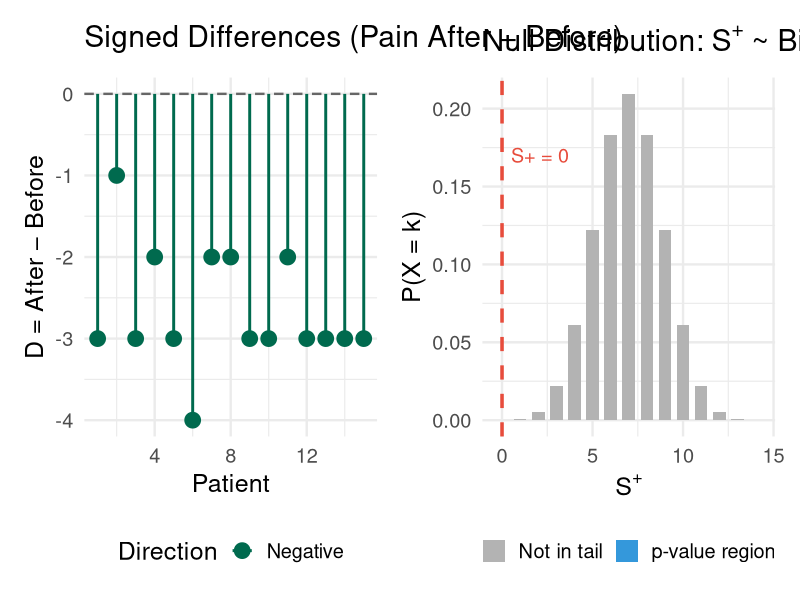
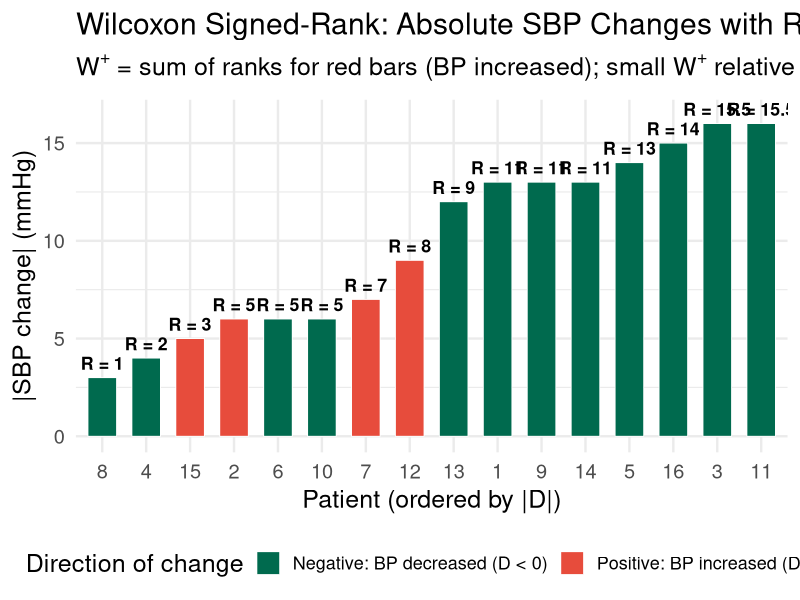
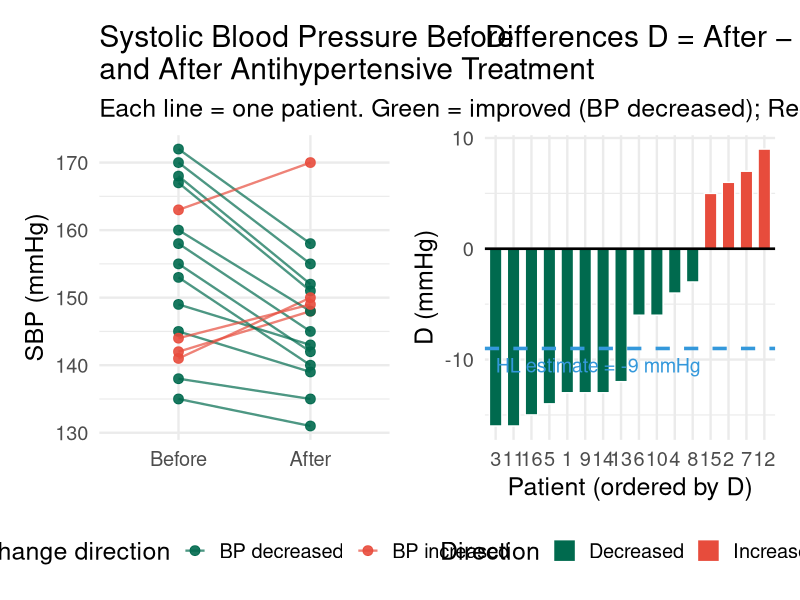
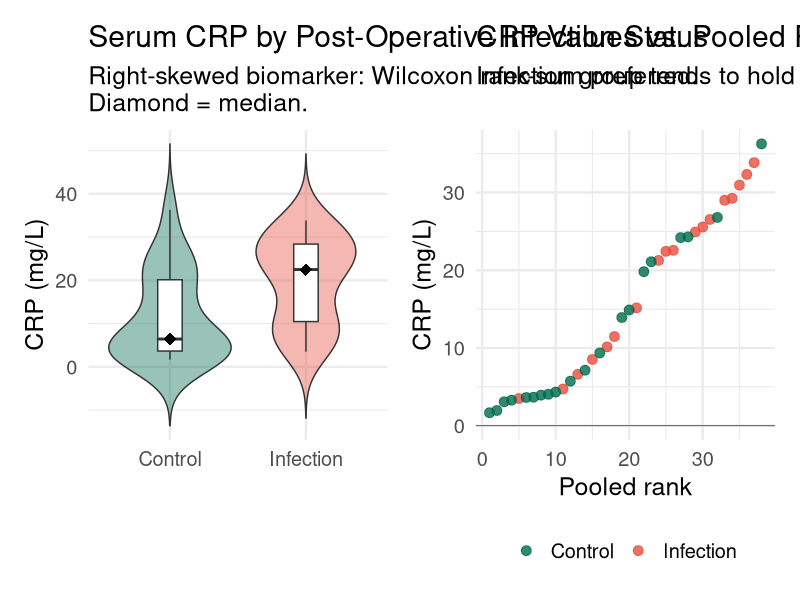
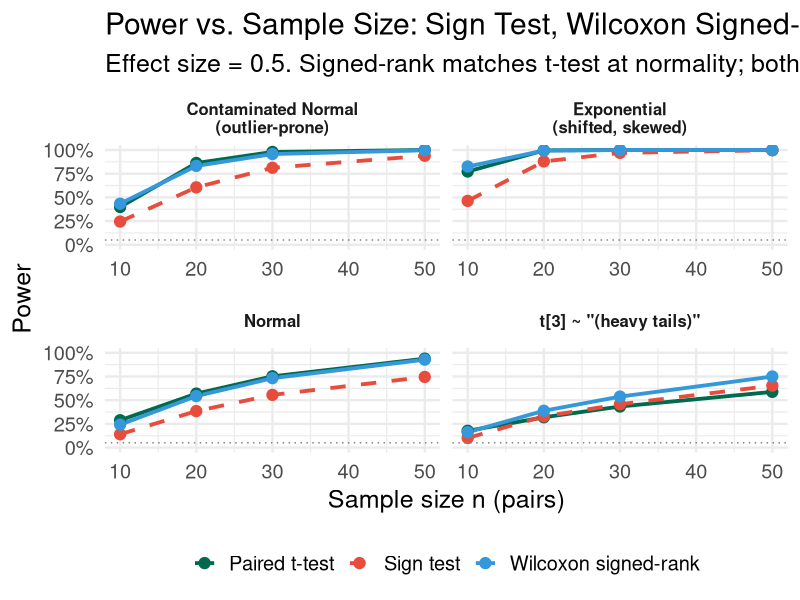

These charts were generated, in order, by the following R code:
## ---- chunk 1
#| label: setup
#| include: false
library(tidyverse)
library(broom)
library(patchwork)
library(DiagrammeR)
set.seed(551)
theme_set(theme_minimal(base_size = 18))
## ---- chunk 2
#| echo: true
#| code-fold: false

pain_before <- c(8, 7, 9, 6, 8, 7, 9, 5, 8, 7, 6, 9, 8, 7, 6)
pain_after  <- c(5, 6, 6, 4, 5, 3, 7, 3, 5, 4, 4, 6, 5, 4, 3)
d_pain      <- pain_after - pain_before

cat("D = after - before:\n", d_pain, "\n\n")

n_star  <- sum(d_pain != 0)
s_plus  <- sum(d_pain > 0)

cat(sprintf("Non-zero differences: n* = %d\n", n_star))
cat(sprintf("Positive differences: S+ = %d\n", s_plus))
cat(sprintf("Negative differences: %d\n\n", sum(d_pain < 0)))

# One-sided p-value: H_a is median < 0 → few positives supports H_a
p_sign_one <- pbinom(s_plus, size = n_star, prob = 0.5)
p_sign_two <- 2 * min(pbinom(s_plus, n_star, 0.5),
                      pbinom(s_plus - 1, n_star, 0.5, lower.tail = FALSE))

cat(sprintf("One-sided p-value = %.5f\n", p_sign_one))
cat(sprintf("Two-sided p-value = %.5f\n", p_sign_two))
## ---- chunk 3
#| echo: true
#| code-fold: true
#| fig-height: 5.5
#| fig-width: 14

# Panel 1: Dot chart of differences
p1 <- tibble(Patient = 1:15, D = d_pain,
             Direction = ifelse(d_pain > 0, "Positive", ifelse(d_pain < 0, "Negative", "Zero"))) |>
  ggplot(aes(x = Patient, y = D, color = Direction)) +
  geom_hline(yintercept = 0, linetype = "dashed", linewidth = 0.8, color = "grey40") +
  geom_point(size = 5) +
  geom_segment(aes(xend = Patient, yend = 0), linewidth = 1) +
  scale_color_manual(values = c("Positive" = "#e74c3c",
                                 "Negative" = "#006a4e",
                                 "Zero"     = "grey60")) +
  labs(title = "Signed Differences (Pain After \u2212 Before)",
       x = "Patient", y = "D = After \u2212 Before", color = "Direction") +
  theme(legend.position = "bottom")

# Panel 2: Binomial null distribution
binom_df <- tibble(
  k    = 0:14,
  prob = dbinom(0:14, size = 14, prob = 0.5),
  tail = k <= s_plus
)
p2 <- binom_df |>
  ggplot(aes(x = k, y = prob, fill = tail)) +
  geom_col(width = 0.7) +
  geom_vline(xintercept = s_plus, color = "#e74c3c", linetype = "dashed", linewidth = 1.2) +
  scale_fill_manual(values = c("TRUE" = "#3498db", "FALSE" = "grey70"),
                    labels = c("TRUE" = "p-value region", "FALSE" = "Not in tail")) +
  annotate("text", x = s_plus + 0.5, y = 0.17,
           label = paste0("S+ = ", s_plus), color = "#e74c3c", size = 5, hjust = 0) +
  labs(title = expression("Null Distribution: " * S^"+" * " ~ Bin(14, 0.5)"),
       x = expression(S^"+"), y = "P(X = k)", fill = NULL) +
  theme(legend.position = "bottom")

p1 + p2
## ---- chunk 4
#| echo: true
#| code-fold: false

sbp_before <- c(158, 142, 168, 135, 172, 145, 163, 138, 155, 149, 167, 141, 160, 153, 144, 170)
sbp_after  <- c(145, 148, 152, 131, 158, 139, 170, 135, 142, 143, 151, 150, 148, 140, 149, 155)
d_sbp      <- sbp_after - sbp_before

cat("D = after - before (mmHg):\n")
cat(d_sbp, "\n\n")
cat(sprintf("n = %d pairs | Positive (BP increased): %d | Negative (BP decreased): %d | Zero: %d\n",
            length(d_sbp), sum(d_sbp > 0), sum(d_sbp < 0), sum(d_sbp == 0)))
cat(sprintf("Mean change: %.1f mmHg | Median change: %.1f mmHg\n",
            mean(d_sbp), median(d_sbp)))
## ---- chunk 5
#| echo: true
#| code-fold: false

# Step 1: Remove zeros (none here)
d_nz   <- d_sbp[d_sbp != 0]
n_star <- length(d_nz)

# Step 2: Rank absolute values (ties averaged automatically)
abs_ranks <- rank(abs(d_nz))

# Step 3: Compute W+
W_plus  <- sum(abs_ranks[d_nz > 0])
W_minus <- sum(abs_ranks[d_nz < 0])

cat(sprintf("n* = %d\n", n_star))
cat(sprintf("W+ = %.1f   (sum of ranks for %d positive differences)\n",
            W_plus, sum(d_nz > 0)))
cat(sprintf("W- = %.1f   (sum of ranks for %d negative differences)\n",
            W_minus, sum(d_nz < 0)))
cat(sprintf("Check: W+ + W- = %.1f  (should equal n*(n*+1)/2 = %.1f)\n\n",
            W_plus + W_minus, n_star*(n_star+1)/2))

# Normal approximation
mu_W  <- n_star * (n_star + 1) / 4
var_W <- n_star * (n_star + 1) * (2*n_star + 1) / 24
sd_W  <- sqrt(var_W)
z_W   <- (W_plus - mu_W) / sd_W  # one-sided: small W+ supports Ha

cat(sprintf("E[W+] = %.2f   Var(W+) = %.2f   SD(W+) = %.2f\n", mu_W, var_W, sd_W))
cat(sprintf("Z = (%.1f - %.2f) / %.2f = %.3f\n", W_plus, mu_W, sd_W, z_W))
cat(sprintf("One-sided p-value (normal approx): %.5f\n", pnorm(z_W)))
## ---- chunk 6
#| echo: true
#| code-fold: false

# R uses exact distribution for small n, Hodges-Lehmann estimate
wsr_result <- wilcox.test(sbp_after, sbp_before,
                           paired      = TRUE,
                           alternative = "less",
                           conf.int    = TRUE)
wsr_result |> tidy() |>
  select(statistic, p.value, conf.low, conf.high, method, alternative) |>
  print()
## ---- chunk 7
#| echo: true
#| code-fold: true
#| fig-height: 6
#| fig-width: 15

sbp_df <- tibble(
  Patient = seq_along(d_sbp),
  Diff    = d_sbp,
  AbsDiff = abs(d_sbp),
  Sign    = ifelse(d_sbp > 0, "Positive: BP increased (D > 0)",
                              "Negative: BP decreased (D < 0)"),
  Rank    = rank(abs(d_sbp))
) |>
  filter(Diff != 0)

p_rank <- sbp_df |>
  ggplot(aes(x = reorder(factor(Patient), AbsDiff),
             y = AbsDiff,
             fill = Sign)) +
  geom_col(width = 0.65, color = "white", linewidth = 0.3) +
  geom_text(aes(label = sprintf("R = %g", Rank), y = AbsDiff + 0.4),
            size = 4.5, vjust = 0, fontface = "bold") +
  scale_fill_manual(values = c(
    "Positive: BP increased (D > 0)" = "#e74c3c",
    "Negative: BP decreased (D < 0)" = "#006a4e"
  )) +
  labs(
    title    = "Wilcoxon Signed-Rank: Absolute SBP Changes with Ranks",
    subtitle = expression(W^"+" * " = sum of ranks for red bars (BP increased); small " *
                          W^"+" * " relative to E[" * W^"+" * "] = 68 supports H"[a]),
    x        = "Patient (ordered by |D|)",
    y        = "|SBP change| (mmHg)",
    fill     = "Direction of change"
  ) +
  theme(legend.position = "bottom",
        legend.text = element_text(size = 13))

p_rank
## ---- chunk 8
#| echo: true
#| code-fold: true
#| fig-height: 6
#| fig-width: 15

sbp_long <- tibble(
  Patient   = rep(1:16, 2),
  SBP       = c(sbp_before, sbp_after),
  Timepoint = rep(c("Before", "After"), each = 16),
  Direction = rep(ifelse(d_sbp < 0, "Decreased", "Increased"), 2)
) |>
  mutate(Timepoint = factor(Timepoint, levels = c("Before", "After")))

p_paired <- sbp_long |>
  ggplot(aes(x = Timepoint, y = SBP)) +
  geom_line(aes(group = Patient, color = Direction),
            linewidth = 0.8, alpha = 0.7) +
  geom_point(aes(color = Direction), size = 3, alpha = 0.9) +
  scale_color_manual(values = c("Decreased" = "#006a4e", "Increased" = "#e74c3c"),
                     labels = c("BP decreased", "BP increased")) +
  labs(title = "Systolic Blood Pressure Before \nand After Antihypertensive Treatment",
       subtitle = "Each line = one patient. Green = improved (BP decreased); Red = worsened (BP increased).",
       x = NULL, y = "SBP (mmHg)", color = "Change direction") +
  theme(legend.position = "bottom")

p_diff <- tibble(D = d_sbp, Patient = 1:16,
                 Direction = ifelse(d_sbp > 0, "Increased", "Decreased")) |>
  ggplot(aes(x = reorder(factor(Patient), D), y = D, fill = Direction)) +
  geom_col(width = 0.7, color = "white") +
  geom_hline(yintercept = 0, linewidth = 0.9) +
  geom_hline(yintercept = median(d_sbp), linetype = "dashed",
             color = "#3498db", linewidth = 1.2) +
  annotate("text", x = 1, y = median(d_sbp) - 1.5, hjust = 0,
           label = paste0("HL estimate = ", median(d_sbp), " mmHg"),
           color = "#3498db", size = 5) +
  scale_fill_manual(values = c("Increased" = "#e74c3c", "Decreased" = "#006a4e")) +
  labs(title = "Differences D = After \u2212 Before (mmHg)",
       x = "Patient (ordered by D)", y = "D (mmHg)", fill = "Direction") +
  theme(legend.position = "bottom")

p_paired + p_diff
## ---- chunk 9
#| echo: true
#| code-fold: false

cat("=== SIGN TEST ===\n")
n_s  <- sum(d_sbp != 0)
sp   <- sum(d_sbp > 0)
p_sign <- pbinom(sp, n_s, 0.5)
cat(sprintf("S+ = %d   n* = %d   one-sided p = %.5f\n\n", sp, n_s, p_sign))

cat("=== WILCOXON SIGNED-RANK ===\n")
wilcox.test(sbp_after, sbp_before, paired = TRUE,
            alternative = "less", conf.int = TRUE) |>
  tidy() |>
  select(statistic, p.value, conf.low, conf.high) |>
  print()
cat("\n")

cat("=== PAIRED t-TEST ===\n")
t.test(sbp_after, sbp_before, paired = TRUE,
       alternative = "less") |>
  tidy() |>
  select(statistic, parameter, p.value, conf.low) |>
  print()
## ---- chunk 10
#| echo: true
#| code-fold: false

set.seed(551)
crp_infect  <- rgamma(18, shape = 2.0, rate = 0.08)  # mean ~25 mg/L
crp_control <- rgamma(20, shape = 1.2, rate = 0.12)  # mean ~10 mg/L

cat(sprintf("Infection:  n = %d   mean = %.1f   median = %.1f   sd = %.1f   range = [%.1f, %.1f]\n",
            length(crp_infect),  mean(crp_infect),
            median(crp_infect),  sd(crp_infect),
            min(crp_infect), max(crp_infect)))
cat(sprintf("Control:    n = %d   mean = %.1f   median = %.1f   sd = %.1f   range = [%.1f, %.1f]\n",
            length(crp_control), mean(crp_control),
            median(crp_control), sd(crp_control),
            min(crp_control), max(crp_control)))
## ---- chunk 11
#| echo: true
#| code-fold: false

N  <- length(crp_infect) + length(crp_control)
n1 <- length(crp_infect)
n2 <- length(crp_control)

W_obs  <- sum(rank(c(crp_infect, crp_control))[1:n1])
E_W    <- n1 * (N + 1) / 2
Var_W  <- n1 * n2 * (N + 1) / 12
Z_W    <- (W_obs - E_W) / sqrt(Var_W)

cat(sprintf("N = %d   n1 = %d   n2 = %d\n", N, n1, n2))
cat(sprintf("W = %.1f   E[W] = %.1f   SD(W) = %.2f\n", W_obs, E_W, sqrt(Var_W)))
cat(sprintf("Z = %.3f   one-sided p (approx) = %.5f\n\n", Z_W, pnorm(Z_W, lower.tail = FALSE)))

cat("--- wilcox.test (exact + Hodges-Lehmann CI) ---\n")
wilcox.test(crp_infect, crp_control,
            alternative = "greater", conf.int = TRUE) |> tidy() |>
  select(statistic, p.value, conf.low, conf.high, method) |> print()
## ---- chunk 12
#| echo: true
#| code-fold: false

cat("--- Welch t-test ---\n")
t.test(crp_infect, crp_control, alternative = "greater") |>
  tidy() |>
  select(statistic, parameter, p.value, conf.low, method) |>
  print()
## ---- chunk 13
#| echo: true
#| code-fold: true
#| fig-height: 6.5
#| fig-width: 15

p_vio <- tibble(
  CRP   = c(crp_infect, crp_control),
  Group = rep(c("Infection", "Control"),
              c(length(crp_infect), length(crp_control)))
) |>
  ggplot(aes(x = Group, y = CRP, fill = Group)) +
  geom_violin(alpha = 0.4, trim = FALSE) +
  geom_boxplot(width = 0.18, fill = "white",
               outlier.shape = 1, outlier.size = 2.5) +
  stat_summary(fun = median, geom = "point",
               shape = 18, size = 4, color = "black") +
  scale_fill_manual(values = c("Infection" = "#e74c3c",
                                "Control"   = "#006a4e")) +
  labs(
    title    = "Serum CRP by Post-Operative Infection Status",
    subtitle = "Right-skewed biomarker: Wilcoxon rank-sum preferred.\nDiamond = median.",
    x = NULL, y = "CRP (mg/L)"
  ) +
  theme(legend.position = "none")

# Show ranks
all_crp   <- c(crp_infect, crp_control)
all_group <- rep(c("Infection", "Control"), c(n1, n2))
p_ranks <- tibble(CRP = all_crp, Group = all_group,
                   Rank = rank(all_crp)) |>
  ggplot(aes(x = Rank, y = CRP, color = Group)) +
  geom_point(size = 3, alpha = 0.8) +
  scale_color_manual(values = c("Infection" = "#e74c3c", "Control" = "#006a4e")) +
  geom_hline(yintercept = 0, linewidth = 0.2) +
  labs(title = "CRP Values vs. Pooled Ranks",
       subtitle = "Infection group tends to hold the higher ranks",
       x = "Pooled rank", y = "CRP (mg/L)", color = NULL) +
  theme(legend.position = "bottom")

p_vio + p_ranks
## ---- chunk 14
#| echo: true
#| code-fold: true
#| fig-height: 7
#| fig-width: 16

set.seed(551)
B_are <- 2000

sim_power <- function(n, effect, dist_fn) {
  replicate(B_are, {
    d <- dist_fn(n) + effect
    nt <- sum(d != 0)
    sp <- sum(d > 0)
    c(
      t_test   = t.test(d)$p.value,
      sign_p   = 2 * min(pbinom(sp, nt, 0.5),
                         pbinom(sp - 1, nt, 0.5, lower.tail = FALSE)),
      wilcoxon = wilcox.test(d, exact = FALSE)$p.value
    )
  }) |> t() |> as_tibble() |>
    summarise(across(everything(), \(x) mean(x < 0.05)))
}

dists <- list(
  list(fn = function(n) rnorm(n),                    label = "Normal"),
  list(fn = function(n) rt(n, df = 3),               label = expression(t[3] ~ "(heavy tails)")),
  list(fn = function(n) rexp(n) - log(2),            label = "Exponential\n(shifted, skewed)"),
  list(fn = function(n) rnorm(n, sd = 1) +
         (runif(n) < 0.2) * rnorm(n, mean = 4, sd = 2), label = "Contaminated Normal\n(outlier-prone)")
)

results_are <- map_dfr(dists, function(dd) {
  map_dfr(c(10, 20, 30, 50), function(n) {
    sim_power(n, effect = 0.5, dist_fn = dd$fn) |>
      mutate(n = n, Distribution = as.character(dd$label))
  })
})

results_are |>
  pivot_longer(c(t_test, sign_p, wilcoxon),
               names_to = "Test", values_to = "Power") |>
  mutate(Test = recode(Test,
                       t_test   = "Paired t-test",
                       sign_p   = "Sign test",
                       wilcoxon = "Wilcoxon signed-rank")) |>
  ggplot(aes(x = n, y = Power, color = Test, linetype = Test)) +
  geom_line(linewidth = 1.3) +
  geom_point(size = 3.5) +
  geom_hline(yintercept = 0.05, linetype = "dotted", color = "grey50") +
  scale_color_manual(values = c("Paired t-test"        = "#006a4e",
                                 "Sign test"            = "#e74c3c",
                                 "Wilcoxon signed-rank" = "#3498db")) +
  scale_linetype_manual(values = c("Paired t-test"        = "solid",
                                    "Sign test"            = "dashed",
                                    "Wilcoxon signed-rank" = "solid")) +
  scale_y_continuous(labels = scales::percent, limits = c(0, 1)) +
  facet_wrap(~Distribution, scales = "free_x") +
  labs(
    title    = "Power vs. Sample Size: Sign Test, Wilcoxon Signed-Rank, Paired t-test",
    subtitle = "Effect size = 0.5. Signed-rank matches t-test at normality; both tests excel for heavy tails; sign test strongest for very skewed data",
    x = "Sample size n (pairs)", y = "Power",
    color = NULL, linetype = NULL
  ) +
  theme(legend.position = "bottom",
        strip.text = element_text(size = 12, face = "bold"))
## ---- chunk 15
#| echo: true
#| code-fold: true
#| fig-height: 7
#| fig-width: 14

grViz("
digraph test_selection {

  graph [layout = dot, rankdir = TB, fontname = 'Helvetica', nodesep = 0.6]

  node [shape = diamond, style = filled, fillcolor = '#f0f0f0',
        fontsize = 14, margin = '0.2,0.1', fontname = 'Helvetica']
  Q1 [label = 'Paired data or\\none-sample?']
  Q2 [label = 'Data ordinal or\\nhighly asymmetric?']
  Q3 [label = 'n large or\\nnormality plausible?']
  Q4 [label = 'n large or\\nnormality plausible?']

  node [shape = box, style = filled, fontsize = 14,
        margin = '0.2,0.1', fontname = 'Helvetica']
  T1 [label = 'Sign Test\\n(Binomial)', fillcolor = '#3498db', fontcolor = white]
  T2 [label = 'Wilcoxon\\nSigned-Rank', fillcolor = '#e74c3c', fontcolor = white]
  T3 [label = 'Paired t-test', fillcolor = '#006a4e', fontcolor = white]
  T4 [label = 'Wilcoxon\\nRank-Sum', fillcolor = '#27ae60', fontcolor = white]
  T5 [label = 'Welch t-test\\n(two independent)', fillcolor = '#9b59b6', fontcolor = white]

  Q1 -> Q2 [label = 'Yes']
  Q1 -> Q4 [label = 'No (two independent)']
  Q2 -> T1 [label = 'Yes / Ordinal']
  Q2 -> Q3 [label = 'No (continuous, symmetric)']
  Q3 -> T3 [label = 'Yes']
  Q3 -> T2 [label = 'No (small n, non-normal)']
  Q4 -> T5 [label = 'Yes']
  Q4 -> T4 [label = 'No (small n, non-normal)']
}
")
## ---- chunk 16
#| echo: true
#| code-fold: false

cat("=== SIGN TEST ===\n")
n_s <- sum(d_pain != 0); sp <- sum(d_pain > 0)
cat(sprintf("S+ = %d   n* = %d   one-sided p = %.5f\n\n",
            sp, n_s, pbinom(sp, n_s, 0.5)))

cat("=== WILCOXON SIGNED-RANK ===\n")
wilcox.test(pain_after, pain_before, paired = TRUE,
            alternative = "less", conf.int = TRUE) |>
  tidy() |>
  select(statistic, p.value, conf.low, conf.high, method) |>
  print()
cat("\n")

cat("=== PAIRED t-TEST ===\n")
t.test(pain_after, pain_before, paired = TRUE,
       alternative = "less") |>
  tidy() |>
  select(statistic, parameter, p.value, conf.low, method) |>
  print()
